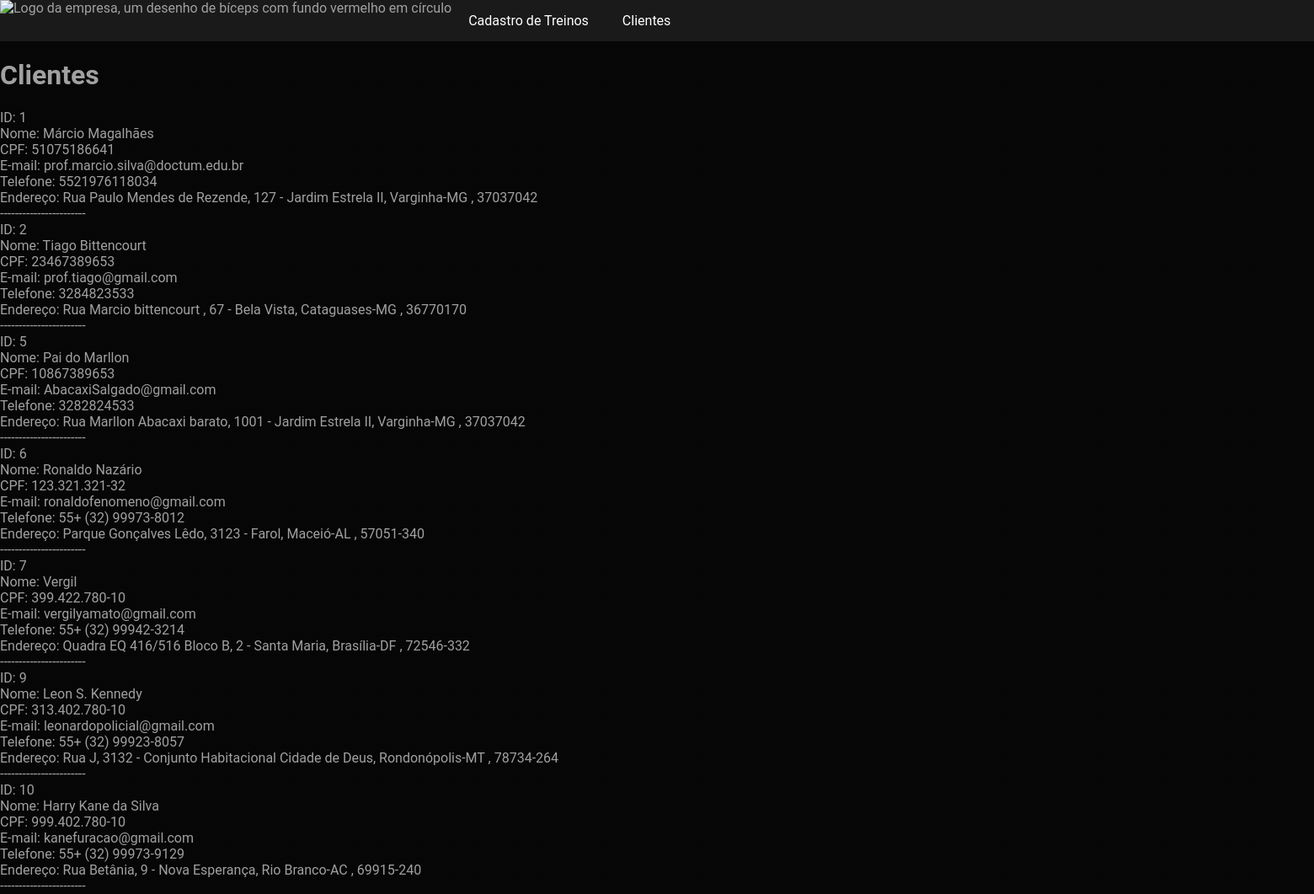
/php/clientes.php (signed in), run on the app's committed database.
### tables this page shows
CREATE TABLE `cliente` (
  `id_cliente` int NOT NULL,
  `nome` varchar(255) NOT NULL,
  `cpf` varchar(14) NOT NULL,
  `data_nascimento` date NOT NULL,
  `telefone` varchar(20) DEFAULT NULL,
  `email` varchar(255) NOT NULL,
  `genero` varchar(20) NOT NULL,
  `modalidade` varchar(100) DEFAULT NULL,
  `id_endereco` int NOT NULL,
  `foto` mediumblob
);

CREATE TABLE `endereco` (
  `id_endereco` int NOT NULL,
  `rua` varchar(255) NOT NULL,
  `bairro` varchar(60) NOT NULL,
  `cep` varchar(9) NOT NULL,
  `cidade` varchar(60) NOT NULL,
  `estado` varchar(50) NOT NULL,
  `numero_casa` int NOT NULL,
  `complemento` varchar(50) DEFAULT NULL
);

### php/clientes.php (the view, shortened to what this page needs)
<?php
require 'conecta.php';
?>
<!doctype html>
<html>
<head>
    <link href="../mobile.css" rel="stylesheet">
    <link rel="stylesheet" href="css/login.css">
</head>
<body style="color: #a1a1a1;">
     <nav class="menu-desktop">
        <ul>
            <li><img src="images/logo.png" alt="Logo da empresa, um desenho de bíceps com fundo vermelho em círculo"></li>
            <li> <a href="funcionario.php"> Cadastro de Treinos
            </a> </li>
            <li>
                <a href="clientes.php">Clientes</a> </li>
        </ul>
    </nav>
<h1>Clientes</h1>
<?php
$sql = "SELECT cliente.*,endereco.*
        FROM cliente
        JOIN endereco
        ON cliente.id_endereco = endereco.id_endereco";
	$stmt = $pdo->query($sql);
	while ($row = $stmt->fetch()) {
        echo "ID: " . $row['id_cliente'] . "<br>";
        echo "Nome: " . $row['nome'] . "<br>";
        echo "CPF: " . $row['cpf'] . "<br>";
        echo "E-mail: " . $row['email'] . "<br>";
		echo "Telefone: " . $row['telefone'] . "<br>";
        echo "Endereço: " . $row['rua'] . ", " . $row['numero_casa'] . " - " . $row['bairro'] . ", " . $row['cidade'] . "-". $row['estado'] . " , " . $row['cep']. "<br>";
        echo "-----------------------<br>";
    }
?></html>

### mobile.css (style rules this page uses)
nav ul { background-color: #1a1a1a; text-decoration: none; list-style: none; margin: 0; padding: 0; display: flex; align-items: flex-start; position: relative; }
nav li { position: relative; }
nav>ul>li { margin: 0; }
nav a { display: block; padding: 15px 20px; text-decoration: none; color: #FFFFFF; transition: 0.3s; border-radius: 20px; cursor: pointer; }
nav img { width: 50px; height: auto; }

### php/css/login.css (style rules this page uses)
body { margin: 0; background-color: #121212; font-family: 'Roboto', sans-serif; background-image: linear-gradient(rgba(0, 0, 0, 0.65), rgba(0, 0, 0, 0.65)), url('../images/fundo.png'); background-size: cover; background-position: center; background-repeat: no-repeat; background-attachment: fixed; padding: 0; }

### data on the page
cliente: id_cliente "1", nome "Márcio Magalhães", cpf "51075186641", email "prof.marcio.silva@doctum.edu.br", telefone "5521976118034", id_endereco.rua "Rua Paulo Mendes de Rezende", id_endereco.numero_casa "127", id_endereco.bairro "Jardim Estrela II", id_endereco.cidade "Varginha", id_endereco.estado "MG", id_endereco.cep "37037042"
cliente: id_cliente "2", nome "Tiago Bittencourt", cpf "23467389653", email "prof.tiago@gmail.com", telefone "3284823533", id_endereco.rua "Rua Marcio bittencourt", id_endereco.numero_casa "67", id_endereco.bairro "Bela Vista", id_endereco.cidade "Cataguases", id_endereco.estado "MG", id_endereco.cep "36770170"
cliente: id_cliente "5", nome "Pai do Marllon", cpf "10867389653", email "AbacaxiSalgado@gmail.com", telefone "3282824533", id_endereco.rua "Rua Marllon Abacaxi barato", id_endereco.numero_casa "1001", id_endereco.bairro "Jardim Estrela II", id_endereco.cidade "Varginha", id_endereco.estado "MG", id_endereco.cep "37037042"
cliente: id_cliente "6", nome "Ronaldo Nazário", cpf "123.321.321-32", email "ronaldofenomeno@gmail.com", telefone "55+ (32) 99973-8012", id_endereco.rua "Parque Gonçalves Lêdo", id_endereco.numero_casa "3123", id_endereco.bairro "Farol", id_endereco.cidade "Maceió", id_endereco.estado "AL", id_endereco.cep "57051-340"
cliente: id_cliente "7", nome "Vergil", cpf "399.422.780-10", email "vergilyamato@gmail.com", telefone "55+ (32) 99942-3214", id_endereco.rua "Quadra EQ 416/516 Bloco B", id_endereco.numero_casa "2", id_endereco.bairro "Santa Maria", id_endereco.cidade "Brasília", id_endereco.estado "DF", id_endereco.cep "72546-332"
cliente: id_cliente "9", nome "Leon S. Kennedy", cpf "313.402.780-10", email "leonardopolicial@gmail.com", telefone "55+ (32) 99923-8057", id_endereco.rua "Rua J", id_endereco.numero_casa "3132", id_endereco.bairro "Conjunto Habitacional Cidade de Deus", id_endereco.cidade "Rondonópolis", id_endereco.estado "MT", id_endereco.cep "78734-264"
cliente: id_cliente "10", nome "Harry Kane da Silva", cpf "999.402.780-10", email "kanefuracao@gmail.com", telefone "55+ (32) 99973-9129", id_endereco.rua "Rua Betânia", id_endereco.numero_casa "9", id_endereco.bairro "Nova Esperança", id_endereco.cidade "Rio Branco", id_endereco.estado "AC", id_endereco.cep "69915-240"
